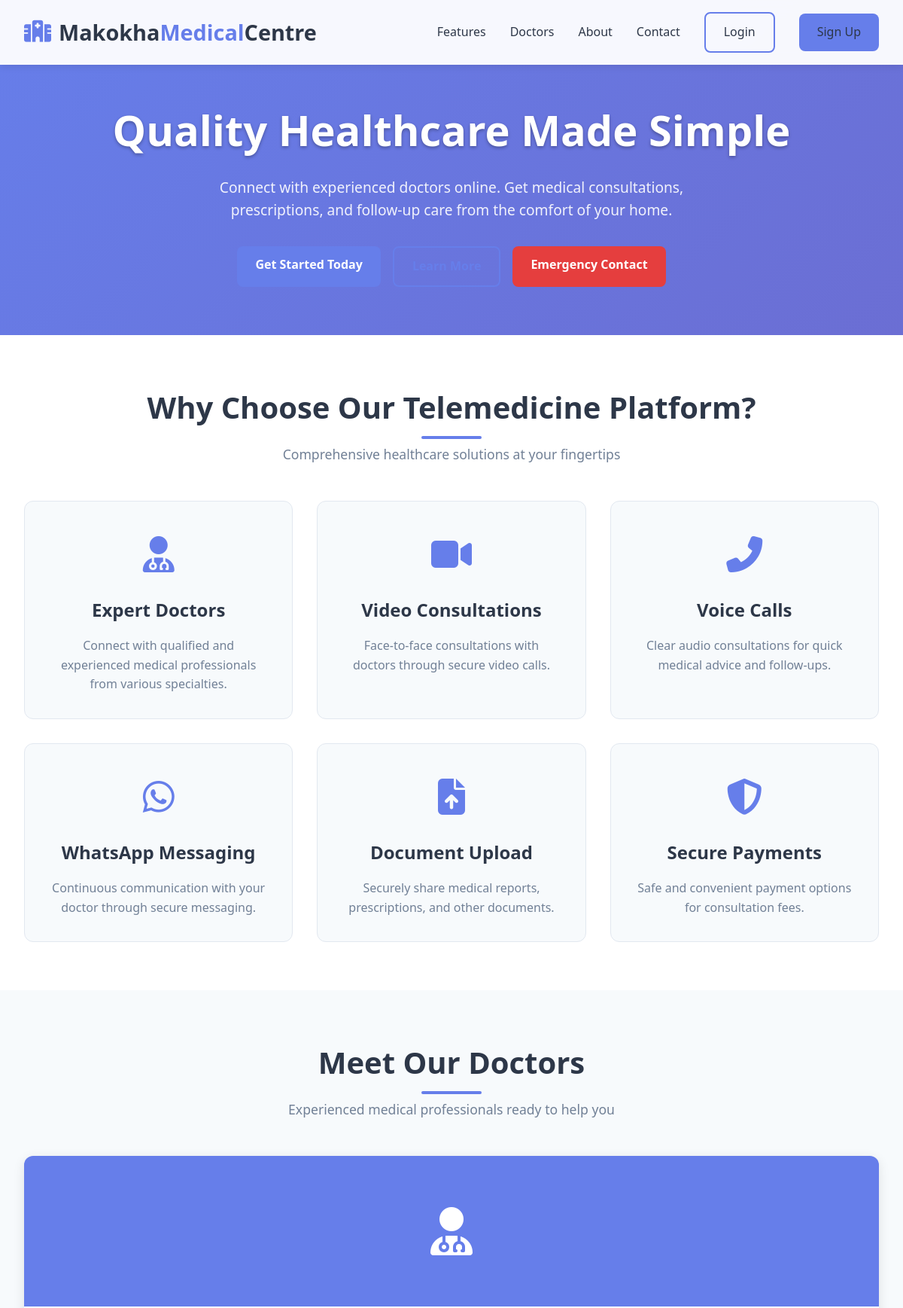
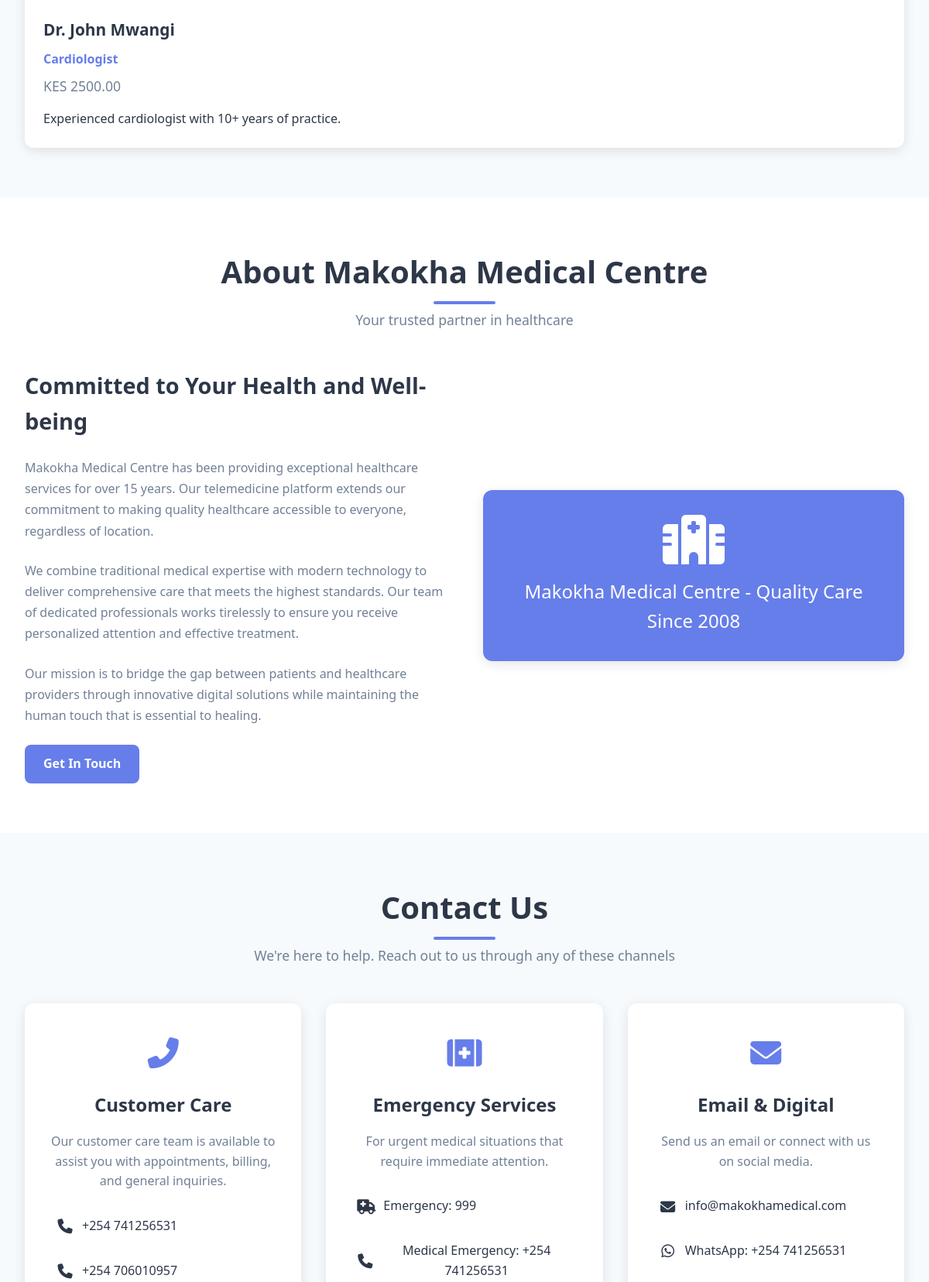
The page / (upper part) on the database its author committed (2 pictures, top to bottom).
### app.py (models this page shows, shortened)
class Doctor(db.Model):
    id = db.Column(db.Integer, primary_key=True)
    user_id = db.Column(db.Integer, db.ForeignKey('user.id', ondelete='CASCADE'), nullable=False)
    first_name = db.Column(db.String(50), nullable=False)
    last_name = db.Column(db.String(50), nullable=False)
    specialization = db.Column(db.String(100), nullable=False)
    license_number = db.Column(db.String(50), nullable=False)
    phone = db.Column(db.String(20))
    bio = db.Column(db.Text)
    consultation_fee = db.Column(db.Float, nullable=False)
    available_hours = db.Column(db.Text)
    is_available = db.Column(db.Boolean, default=True)
    timezone = db.Column(db.String(50), default='UTC')
    experience = db.Column(db.Integer, default=5)  # Years of experience
    average_rating = db.Column(db.Float, default=0.0)
    review_count = db.Column(db.Integer, default=0)
    response_time = db.Column(db.String(50), default='< 1 hour')
    patient_count = db.Column(db.Integer, default=0)
    is_featured = db.Column(db.Boolean, default=False)
    education = db.Column(db.Text)  # Educational background
    certifications = db.Column(db.Text)  # Certifications
    languages = db.Column(db.String(200), default='English, Swahili')
    created_at = db.Column(db.DateTime, default=db.func.current_timestamp())
    updated_at = db.Column(db.DateTime, default=db.func.current_timestamp(), onupdate=db.func.current_timestamp())
    appointments = db.relationship('Appointment', backref='doctor', lazy=True, cascade='all, delete-orphan')

### app.py (the view)
@app.route('/')
def index():
    doctors = Doctor.query.filter_by(is_available=True).limit(4).all()
    current_time = get_current_time()
    return render_template('index.html', doctors=doctors, current_time=current_time)

### app.py (called while the page is built, shortened)
def get_user_timezone():
    try:
        if 'user_timezone' in session:
            return pytz.timezone(session['user_timezone'])
        ip_address = request.remote_addr
        if ip_address in ['127.0.0.1', 'localhost']:
            return pytz.timezone('Africa/Nairobi')
    except Exception as e:
        app.logger.error(f"Error getting user timezone: {str(e)}")
        return pytz.UTC

def get_current_time():
    user_tz = get_user_timezone()
    return datetime.now(user_tz)

@app.context_processor
def utility_processor():
    return {
        'get_current_time': get_current_time,
        'format_datetime': format_datetime,
        'get_user_timezone': get_user_timezone,
        'convert_to_user_timezone': convert_to_user_timezone,
        'datetime': datetime  # Add this line
    }

@app.context_processor
def inject_user_role():
    return {
        'current_user_role': current_user.role if current_user.is_authenticated else None
    }

### templates/index.html (shortened to what this page needs)
<!DOCTYPE html>
<html lang="en">
<head>
    <link rel="stylesheet" href="https://cdnjs.cloudflare.com/ajax/libs/font-awesome/6.4.0/css/all.min.css">
</head>
<body>
    <nav class="navbar">
        <div class="nav-container">
            <div class="logo">
                <i class="fas fa-hospital-alt"></i>
                Makokha<span>Medical</span>Centre
            </div>
            <div class="nav-links">
                <a href="#features">Features</a>
                <a href="#doctors">Doctors</a>
                <a href="#about">About</a>
                <a href="#contact">Contact</a>
                <a href="{{ url_for('login') }}" class="btn btn-secondary">Login</a>
                <a href="{{ url_for('signup') }}" class="btn btn-primary">Sign Up</a>
            </div>
        </div>
    </nav>
    <section class="hero">
        <h1>Quality Healthcare Made Simple</h1>
        <p>Connect with experienced doctors online. Get medical consultations, prescriptions, and follow-up care from the comfort of your home.</p>
        <div class="hero-buttons">
            <a href="{{ url_for('signup') }}" class="btn btn-primary">Get Started Today</a>
            <a href="#features" class="btn btn-secondary">Learn More</a>
            <a href="#contact" class="btn btn-emergency">Emergency Contact</a>
        </div>
    </section>
    <section class="features" id="features">
        <div class="container">
            <div class="section-title">
                <h2>Why Choose Our Telemedicine Platform?</h2>
                <p>Comprehensive healthcare solutions at your fingertips</p>
            </div>
            <div class="features-grid">
                <div class="feature-card">
                    <div class="feature-icon"><i class="fas fa-user-md"></i></div>
                    <h3>Expert Doctors</h3>
                    <p>Connect with qualified and experienced medical professionals from various specialties.</p>
                </div>
                <div class="feature-card">
                    <div class="feature-icon"><i class="fas fa-video"></i></div>
                    <h3>Video Consultations</h3>
                    <p>Face-to-face consultations with doctors through secure video calls.</p>
                </div>
                <div class="feature-card">
                    <div class="feature-icon"><i class="fas fa-phone-alt"></i></div>
                    <h3>Voice Calls</h3>
                    <p>Clear audio consultations for quick medical advice and follow-ups.</p>
                </div>
                <div class="feature-card">
                    <div class="feature-icon"><i class="fab fa-whatsapp"></i></div>
                    <h3>WhatsApp Messaging</h3>
                    <p>Continuous communication with your doctor through secure messaging.</p>
                </div>
                <div class="feature-card">
                    <div class="feature-icon"><i class="fas fa-file-upload"></i></div>
                    <h3>Document Upload</h3>
                    <p>Securely share medical reports, prescriptions, and other documents.</p>
                </div>
                <div class="feature-card">
                    <div class="feature-icon"><i class="fas fa-shield-alt"></i></div>
                    <h3>Secure Payments</h3>
                    <p>Safe and convenient payment options for consultation fees.</p>
                </div>
            </div>
        </div>
    </section>
    <section class="doctors-section" id="doctors">
        <div class="container">
            <div class="section-title">
                <h2>Meet Our Doctors</h2>
                <p>Experienced medical professionals ready to help you</p>
            </div>
            <div class="doctors-grid">
                {% for doctor in doctors %}
                <div class="doctor-card">
                    <div class="doctor-image">
                        <i class="fas fa-user-md"></i>
                    </div>
                    <div class="doctor-info">
                        <h3>Dr. {{ doctor.first_name }} {{ doctor.last_name }}</h3>
                        <div class="specialization">{{ doctor.specialization }}</div>
                        <div class="fee">KES {{ "%.2f"|format(doctor.consultation_fee) }}</div>
                        <p class="bio">{{ doctor.bio or 'Experienced medical professional' }}</p>
                    </div>
                </div>
                {% endfor %}
            </div>
        </div>
    </section>
    <section class="about-section" id="about">
        <div class="container">
            <div class="section-title">
                <h2>About Makokha Medical Centre</h2>
                <p>Your trusted partner in healthcare</p>
            </div>
            <div class="about-content">
                <div class="about-text">
                    <h3>Committed to Your Health and Well-being</h3>
                    <p>Makokha Medical Centre has been providing exceptional healthcare services for over 15 years. Our telemedicine platform extends our commitment to making quality healthcare accessible to everyone, regardless of location.</p>
                    <p>We combine traditional medical expertise with modern technology to deliver comprehensive care that meets the highest standards. Our team of dedicated professionals works tirelessly to ensure you receive personalized attention and effective treatment.</p>
                    <p>Our mission is to bridge the gap between patients and healthcare providers through innovative digital solutions while maintaining the human touch that is essential to healing.</p>
                    <a href="#contact" class="btn btn-primary">Get In Touch</a>
                </div>
                <div class="about-image">
                    <div style="background: var(--primary-color); height: 100%; display: flex; align-items: center; justify-content: center; color: white; font-size: 1.5rem; padding: 2rem; text-align: center;">
                        <div>
                            <i class="fas fa-hospital-alt" style="font-size: 4rem; margin-bottom: 1rem;"></i>
                            <p>Makokha Medical Centre - Quality Care Since 2008</p>
                        </div>
                    </div>
                </div>
            </div>
        </div>
    </section>
    <section class="contact-section" id="contact">
        <div class="container">
            <div class="section-title">
                <h2>Contact Us</h2>
                <p>We're here to help. Reach out to us through any of these channels</p>
            </div>
            <div class="contact-grid">
                <div class="contact-card">
                    <div class="contact-icon">
                        <i class="fas fa-phone-alt"></i>
                    </div>
                    <h3>Customer Care</h3>
                    <p>Our customer care team is available to assist you with appointments, billing, and general inquiries.</p>
                    <div class="contact-links">
                        <a href="tel:+254741256531" class="contact-link">
                            <i class="fas fa-phone"></i>
                            <span>+254 741256531</span>
                        </a>
                        <a href="tel:+254706010957" class="contact-link">
                            <i class="fas fa-phone"></i>
                            <span>+254 706010957</span>
                        </a>
                    </div>
                </div>
                <div class="contact-card">
                    <div class="contact-icon">
                        <i class="fas fa-first-aid"></i>
                    </div>
                    <h3>Emergency Services</h3>
                    <p>For urgent medical situations that require immediate attention.</p>
                    <div class="contact-links">
                        <a href="tel:999" class="contact-link">
                            <i class="fas fa-ambulance"></i>
                            <span>Emergency: 999</span>
                        </a>
                        <a href="tel:+254741256531" class="contact-link">
                            <i class="fas fa-phone"></i>
                            <span>Medical Emergency: +254 741256531</span>
                        </a>
                    </div>
                </div>
                <div class="contact-card">
                    <div class="contact-icon">
                        <i class="fas fa-envelope"></i>
                    </div>
                    <h3>Email & Digital</h3>
                    <p>Send us an email or connect with us on social media.</p>
                    <div class="contact-links">
                        <a href="mailto:info@makokhamedical.com" class="contact-link">
                            <i class="fas fa-envelope"></i>
                            <span>info@makokhamedical.com</span>
                        </a>
                        <a href="https://wa.me/254712345678" class="contact-link">
                            <i class="fab fa-whatsapp"></i>
                            <span>WhatsApp: +254 741256531</span>
                        </a>
                    </div>
                </div>
            </div>
        </div>
    </section>
</body>
</html>

### rows shown on the page
Doctor: first_name "John", last_name "Mwangi", specialization "Cardiologist", consultation_fee "2500.00", bio "Experienced cardiologist with 10+ years of practice."
